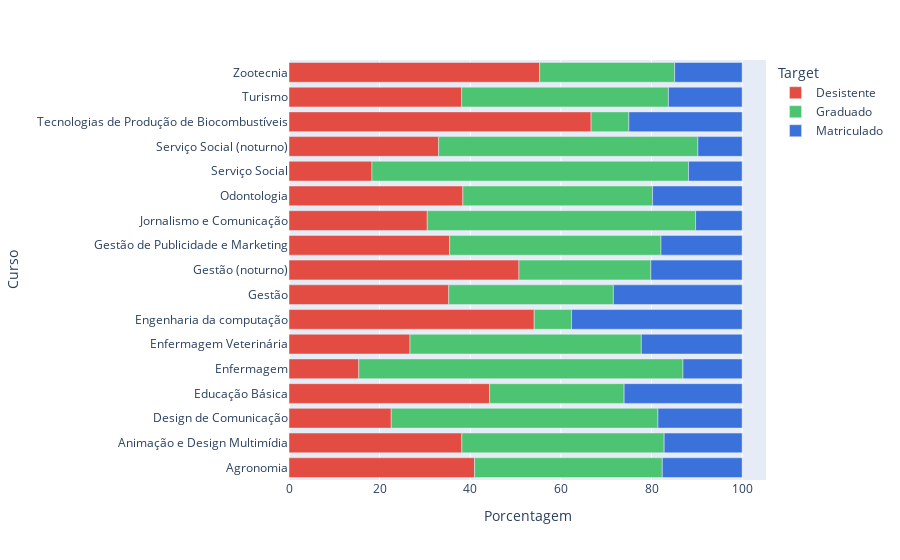

The cell this chart's notebook holds for it:
### Code cell
fig = px.bar(
    contagem,
    y='Curso',
    x='Porcentagem',
    color='Target',
    orientation='h',
    color_discrete_map=color_dict
)
fig.show()

### Figure 1 — Plotly figure (JSON) as saved in the notebook; plotly's stock layout.template omitted (floating-point values rounded to 4 significant figures)
{"data": [{"alignmentgroup": "True", "hovertemplate": "Target=Desistente<br>Porcentagem=%{x}<br>Curso=%{y}<extra></extra>", "legendgroup": "Desistente", "marker": {"color": "#e34c42", "pattern": {"shape": ""}}, "name": "Desistente", "offsetgroup": "Desistente", "orientation": "h", "showlegend": true, "textposition": "auto", "type": "bar", "x": [40.95, 38.14, 22.57, 44.27, 15.4, 26.71, 54.12, 35.26, 50.75, 35.45, 30.51, 38.37, 18.31, 33.02, 66.67, 38.1, 55.32], "xaxis": "x", "y": ["Agronomia", "Animação e Design Multimídia", "Design de Comunicação", "Educação Básica", "Enfermagem", "Enfermagem Veterinária", "Engenharia da computação", "Gestão", "Gestão (noturno)", "Gestão de Publicidade e Marketing", "Jornalismo e Comunicação", "Odontologia", "Serviço Social", "Serviço Social (noturno)", "Tecnologias de Produção de Biocombustíveis", "Turismo", "Zootecnia"], "yaxis": "y"}, {"alignmentgroup": "True", "hovertemplate": "Target=Graduado<br>Porcentagem=%{x}<br>Curso=%{y}<extra></extra>", "legendgroup": "Graduado", "marker": {"color": "#4dc471", "pattern": {"shape": ""}}, "name": "Graduado", "offsetgroup": "Graduado", "orientation": "h", "showlegend": true, "textposition": "auto", "type": "bar", "x": [41.43, 44.65, 58.85, 29.69, 71.54, 51.04, 8.235, 36.32, 29.1, 46.64, 59.21, 41.86, 69.86, 57.21, 8.333, 45.63, 29.79], "xaxis": "x", "y": ["Agronomia", "Animação e Design Multimídia", "Design de Comunicação", "Educação Básica", "Enfermagem", "Enfermagem Veterinária", "Engenharia da computação", "Gestão", "Gestão (noturno)", "Gestão de Publicidade e Marketing", "Jornalismo e Comunicação", "Odontologia", "Serviço Social", "Serviço Social (noturno)", "Tecnologias de Produção de Biocombustíveis", "Turismo", "Zootecnia"], "yaxis": "y"}, {"alignmentgroup": "True", "hovertemplate": "Target=Matriculado<br>Porcentagem=%{x}<br>Curso=%{y}<extra></extra>", "legendgroup": "Matriculado", "marker": {"color": "#3b71db", "pattern": {"shape": ""}}, "name": "Matriculado", "offsetgroup": "Matriculado", "orientation": "h", "showlegend": true, "textposition": "auto", "type": "bar", "x": [17.62, 17.21, 18.58, 26.04, 13.05, 22.26, 37.65, 28.42, 20.15, 17.91, 10.27, 19.77, 11.83, 9.767, 25, 16.27, 14.89], "xaxis": "x", "y": ["Agronomia", "Animação e Design Multimídia", "Design de Comunicação", "Educação Básica", "Enfermagem", "Enfermagem Veterinária", "Engenharia da computação", "Gestão", "Gestão (noturno)", "Gestão de Publicidade e Marketing", "Jornalismo e Comunicação", "Odontologia", "Serviço Social", "Serviço Social (noturno)", "Tecnologias de Produção de Biocombustíveis", "Turismo", "Zootecnia"], "yaxis": "y"}], "layout": {"barmode": "relative", "legend": {"title": {"text": "Target"}, "tracegroupgap": 0}, "margin": {"t": 60}, "xaxis": {"anchor": "y", "domain": [0, 1], "title": {"text": "Porcentagem"}}, "yaxis": {"anchor": "x", "domain": [0, 1], "title": {"text": "Curso"}}}}
